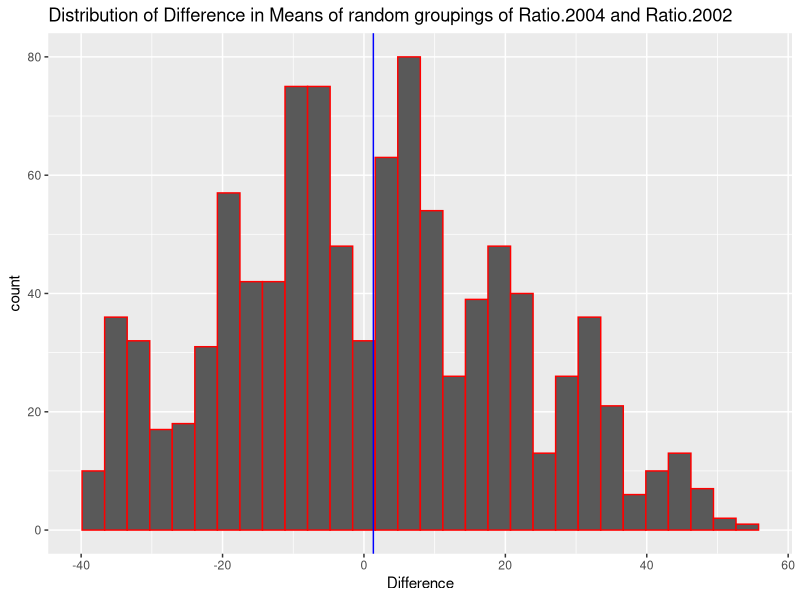
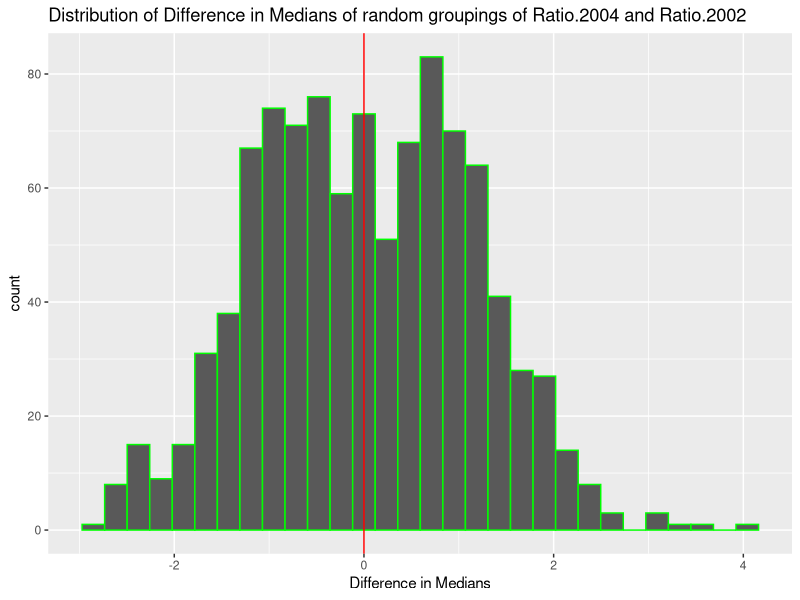
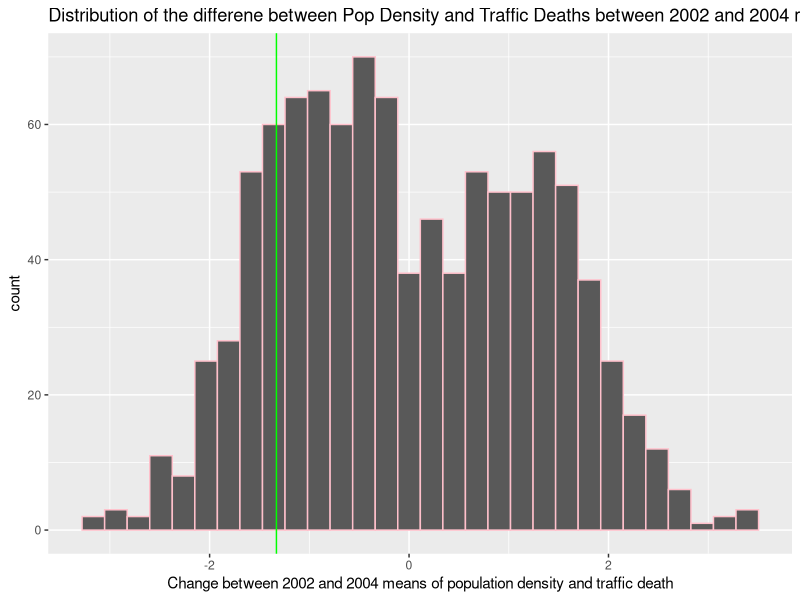
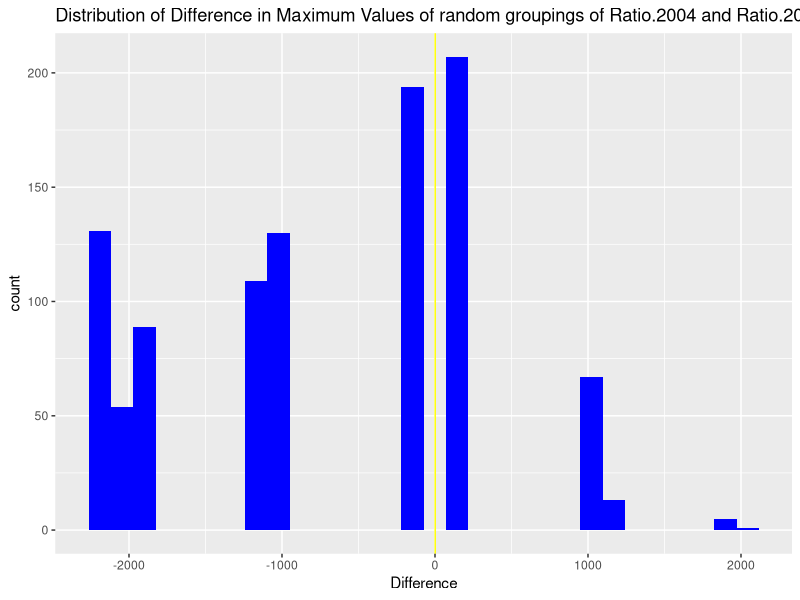

Reproduce these figures in R, in order.
## ---- chunk 1
knitr::opts_chunk$set(echo = FALSE, warning = FALSE, message = FALSE)
## ---- chunk 2
library(tidyverse)
trafficData <- read_csv("TrafficDeathsPer1000.csv")%>%
  rename(Country = "Traffic mortality per 100,000, age adjusted")
populationDensity <- read_csv("PopulationDensity.csv")%>%
  rename(Country = "Population density (per square km)")

trafficDataReal <- trafficData %>%
  select(Country,`2002`,`2004`)
trafficDataReal$`2002` <- as.numeric(trafficDataReal$`2002`)
trafficDataReal$`2004` <- as.numeric(trafficDataReal$`2004`)

populationDensityReal <- populationDensity %>%
  select(Country,`2002`,`2004`)
populationDensityReal$`2002` <- as.numeric(populationDensityReal$`2002`)
populationDensityReal$`2004` <- as.numeric(populationDensityReal$`2004`)


mergedData <- trafficDataReal %>%
  inner_join(populationDensityReal, by = "Country", suffix = c(".trafficDeath",".popDensity"))

mergedDataReal <- na.omit(mergedData)
## ---- chunk 3

trafficDataAdam <- na.omit(trafficDataReal) %>%
  select(`2002`,`2004`)
  
as_tibble(trafficDataAdam)%>%
  map_dbl(mean)
## ---- chunk 4
mergedDataAdam <- mergedDataReal %>%
  select(2:5)

myColSummary <- function(df,myFun){
  myOut <- vector("double", length(df))
  for(i in seq(df)){
    myOut[i] <- myFun(df[[i]])
  }
  return(myOut)
}
myColSummary(mergedDataAdam,mean)
myColSummary(mergedDataAdam,sd)

## ---- chunk 5
AdamData <- mergedDataReal %>%
  mutate(Ratio.2002 = `2002.popDensity` / `2002.trafficDeath`, 
         Ratio.2004 = `2004.popDensity` / `2004.trafficDeath`)
#higher the ratio, lower the traffic deaths relative to population density

mean2002 <- AdamData %>%
  select(Ratio.2002)%>%
  summarise(mean = mean(Ratio.2002))
mean2004 <- AdamData %>%
  select(Ratio.2004)%>%
  summarise(mean = mean(Ratio.2004))

differenceActual = mean2004 - mean2002

testData <- AdamData %>%
  select(Ratio.2002, Ratio.2004)

combined <- c(testData$Ratio.2002, testData$Ratio.2004)

permutationAdam <- function(perms = 1000, values, n1)
{
  outputMean <- vector("double", perms)
  for (i in c(1:perms))
  {
    # Randomly separate vector "values" into disjoint 
    # groups of size "n1" and "length(values) - n1" respectively
    
    vector1 <- sample(values, n1)
    vector2 <- setdiff(values, vector1)

    # Compute the sample means for the two groups from 
    firstMean <- mean(vector1)
    secondMean <- mean(vector2)
    
    # Compute the difference in sample means
    meanDifference <- firstMean - secondMean
    
    outputMean[i] <- meanDifference
  }
  # Return new updated vector, created in step 1
  return(outputMean)
}

resultAdam <- permutationAdam(1000,combined,150)

ggplot()+
  geom_histogram(aes(x=resultAdam), col = "red")+
  geom_vline(xintercept = 1.33, col = "blue")+
  labs(title="Distribution of Difference in Means of random groupings of Ratio.2004 and Ratio.2002")+
  xlab("Difference")

percentileData <- sum(resultAdam<1.33)/1000
percentileData
## ---- chunk 6

TrafficRichard <- na.omit(trafficDataReal) %>%
  select(`2002`,`2004`)

as_tibble(TrafficRichard)%>%
  map_dbl(median)
## ---- chunk 7
mergedRichardData <- mergedDataReal %>%
  select(2:5)

myColSummary <- function(df,myFun){
  myOut <- vector("double", length(df))
  for(i in seq(df)){
    myOut[i] <- myFun(df[[i]])
  }
  return(myOut)
}
myColSummary(mergedRichardData,median)
myColSummary(mergedRichardData,sd)

## ---- chunk 8
RichardData <- mergedDataReal %>%
mutate(Ratio.2002 = `2002.popDensity` / `2002.trafficDeath`, 
Ratio.2004 = `2004.popDensity` / `2004.trafficDeath`)
#higher the ratio, lower the traffic deaths relative to population density

median2002 <- RichardData %>%
select(Ratio.2002)%>%
summarise(median = median(Ratio.2002))
median2004 <- RichardData %>%
select(Ratio.2004)%>%
summarise(median = median(Ratio.2004))

differenceActual = median2004 - median2002

RichardTestData <- RichardData %>%
select(Ratio.2002, Ratio.2004)

combined <- c(RichardTestData$Ratio.2002, RichardTestData$Ratio.2004)

permutationRichard <- function(perms = 1000, values, n1)
{
  outputMedian <- vector("double", perms)
  for (i in c(1:perms))
  {
  # Randomly separate vector "values" into disjoint 
  # groups of size "n1" and "length(values) - n1" respectively
  
  vector1 <- sample(values, n1)
  vector2 <- setdiff(values, vector1)
  
  # Compute the sample means for the two groups from 
  firstMedian <- median(vector1)
  secondMedian <- median(vector2)
  
  # Compute the difference in sample means
  medianDifference <- firstMedian - secondMedian
  
  outputMedian[i] <- medianDifference
  }
  # Return new updated vector, created in step 1
  return(outputMedian)
}

resultRichard <- permutationRichard(1000,combined,150)

ggplot()+
geom_histogram(aes(x=resultRichard), col = "Green")+
geom_vline(xintercept = 0, col = "Red")+
labs(title="Distribution of Difference in Medians of random groupings of Ratio.2004 and Ratio.2002")+
xlab("Difference in Medians")

PercentileRichard <- sum(resultRichard<0)/1000
PercentileRichard
## ---- chunk 9
trafficErin <- na.omit(trafficDataReal) %>%
  select(`2002`,`2004`)

as_tibble(trafficErin)%>%
  map_dbl(mean)
## ---- chunk 10
mergedErin <- mergedDataReal %>%
  select(2:5)

myColSummary <- function(df,myFun){
  myOut <- vector("double", length(df))
  for(i in seq(df)){
    myOut[i] <- myFun(df[[i]])
  }
  return(myOut)
}
myColSummary(mergedErin,mean)
myColSummary(mergedErin,sd)

## ---- chunk 11
ErinData <- mergedDataReal %>%
  mutate(Ratio.diffTraff = `2004.trafficDeath` - `2002.trafficDeath`, Ratio.diffPop = `2004.popDensity` - `2002.popDensity`)
#show if it will increase in pop density and traffic deaths between 2004 and 2002.

differenceTrafficDeath <- ErinData %>%
  select(Ratio.diffTraff)%>%
  summarise(mean = mean(Ratio.diffTraff))
differencePopDensity <- ErinData %>%
  select(Ratio.diffPop)%>%
  summarise(mean = mean(Ratio.diffPop))

differenceActual = differenceTrafficDeath - differencePopDensity
differenceActual

testDataErin <- ErinData %>%
  select(Ratio.diffTraff, Ratio.diffPop)

combinedErin <- c(testDataErin$Ratio.diffTraff, testDataErin$Ratio.diffPop)

permutationErin <- function(perms = 1000, values, n1)
{
  outputMean <- vector("double", perms)
  for (i in c(1:perms))
  {
    # Randomly separate vector "values" into disjoint 
    # groups of size "n1" and "length(values) - n1" respectively
    
    vector1 <- sample(values, n1)
    vector2 <- setdiff(values, vector1)

    # Compute the sample means for the two groups from 
    firstMean <- mean(vector1)
    secondMean <- mean(vector2)
    
    # Compute the difference in sample means
    meanDifference <- firstMean - secondMean
    
    outputMean[i] <- meanDifference
  }
  # Return new updated vector, created in step 1
  return(outputMean)
}

resultErin <- permutationErin(1000,combinedErin,150)

ggplot()+
  geom_histogram(aes(x=resultErin), col = "pink")+
  geom_vline(xintercept = -1.33, col = "green")+
  labs(title="Distribution of the differene between Pop Density and Traffic Deaths between 2002 and 2004 means")+
  xlab("Change between 2002 and 2004 means of population density and traffic death")

percentileDataErin <- sum(resultErin < -1.33)/1000
percentileDataErin
## ---- chunk 12



jazz_traffic <- na.omit(trafficDataReal)%>%

  select('2002','2004')



jazz_new <- jazz_traffic%>%

  map_dbl(max)

jazz_new/5



## ---- chunk 13

merged_jazz <- mergedDataReal %>%

  select(2:5)



myCol_jazz <- function(data, real_funct) {

  

  output <- vector("double", length(data))

  

  for(i in seq.int(data)){

    

    output[i] <- (real_funct(data[[i]])/5)

    

  }

  

  return(output)

  

}



myCol_jazz(merged_jazz,max)

myCol_jazz(merged_jazz,median)







## ---- chunk 14



jazz1 <- mergedDataReal%>%

  filter(`2002.trafficDeath`> 3, `2004.trafficDeath` > 3) 



Jazz_data <- jazz1 %>%

  mutate(Ratio1.2002 =`2002.popDensity` / `2002.trafficDeath`, 

         Ratio1.2004 = `2004.popDensity`/ `2004.trafficDeath`)



#higher the ratio, the higher percentage of greater than 3 traffic deaths relative to the population density per 100,000 people



max2002 <- Jazz_data %>%

  select(Ratio1.2002)%>%

  summarise(max_ = max(Ratio1.2002))

max2004 <- Jazz_data %>%

  select(Ratio1.2004)%>%

  summarise(max_1 = max(Ratio1.2004))



difference = max2004 - max2002



testing <- Jazz_data %>%

  select(Ratio1.2002, Ratio1.2004)



combined_data <- c(testing$Ratio1.2002, testing$Ratio1.2004)

combined_data

Jazz_perm <- function(perms = 1000, values, n1)

{

  outputMax <- vector("double", perms)

  for (i in c(1:perms))

  {

    # Randomly separate vector "values" into disjoint 

    # groups of size "n1" and "length(values) - n1" respectively

    

    vector1 <- sample(values, n1)

    vector2 <- setdiff(values, vector1)



    # Compute the sample medians for the two groups from 

    firstMax <- max(vector1)
    firstMax

    secondMax <- max(vector2)
    secondMax

    

    # Compute the difference in sample medians

    maxDifference <- firstMax - secondMax

    

    outputMax[i] <- maxDifference

  }

  # Return new updated vector, created in step 1

  return(outputMax)

}


results <- Jazz_perm(1000,combined_data,100)

ggplot()+
  geom_histogram(aes(x=results), fill = "blue")+
  geom_vline(xintercept = 1.33, col = "yellow")+
  labs(title="Distribution of Difference in Maximum Values of random groupings of Ratio.2004 and Ratio.2002")+
  xlab("Difference")

percentileData <- sum((results)/1000)
percentileData


